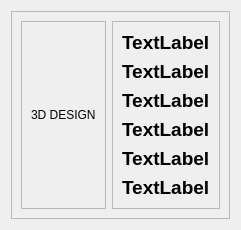
           <widget class="QWidget" name="manualjoy">
            <layout class="QHBoxLayout" name="horizontalLayout_12">
             <item>
              <widget class="QFrame" name="frame_17">
               <property name="frameShape">
                <enum>QFrame::StyledPanel</enum>
               </property>
               <property name="frameShadow">
                <enum>QFrame::Raised</enum>
               </property>
               <layout class="QHBoxLayout" name="horizontalLayout_13">
                <item>
                 <widget class="QFrame" name="frame_21">
                  <property name="frameShape">
                   <enum>QFrame::StyledPanel</enum>
                  </property>
                  <property name="frameShadow">
                   <enum>QFrame::Raised</enum>
                  </property>
                  <layout class="QHBoxLayout" name="horizontalLayout_14">
                   <item>
                    <widget class="QLabel" name="labelrob_2">
                     <property name="text">
                      <string>3D DESIGN</string>
                     </property>
                    </widget>
                   </item>
                  </layout>
                 </widget>
                </item>
                <item alignment="Qt::AlignHCenter">
                 <widget class="QFrame" name="frame_22">
                  <property name="frameShape">
                   <enum>QFrame::StyledPanel</enum>
                  </property>
                  <property name="frameShadow">
                   <enum>QFrame::Raised</enum>
                  </property>
                  <layout class="QVBoxLayout" name="verticalLayout_18">
                   <item>
                    <widget class="QLabel" name="label_26">
                     <property name="font">
                      <font>
                       <pointsize>14</pointsize>
                       <bold>true</bold>
                      </font>
                     </property>
                     <property name="text">
                      <string>TextLabel</string>
                     </property>
                    </widget>
                   </item>
                   <item>
                    <widget class="QLabel" name="label_27">
                     <property name="font">
                      <font>
                       <pointsize>14</pointsize>
                       <bold>true</bold>
                      </font>
                     </property>
                     <property name="text">
                      <string>TextLabel</string>
                     </property>
                    </widget>
                   </item>
                   <item>
                    <widget class="QLabel" name="label_28">
                     <property name="font">
                      <font>
                       <pointsize>14</pointsize>
                       <bold>true</bold>
                      </font>
                     </property>
                     <property name="text">
                      <string>TextLabel</string>
                     </property>
                    </widget>
                   </item>
                   <item>
                    <widget class="QLabel" name="label_29">
                     <property name="font">
                      <font>
                       <pointsize>14</pointsize>
                       <bold>true</bold>
                      </font>
                     </property>
                     <property name="text">
                      <string>TextLabel</string>
                     </property>
                    </widget>
                   </item>
                   <item>
                    <widget class="QLabel" name="label_30">
                     <property name="font">
                      <font>
                       <pointsize>14</pointsize>
                       <bold>true</bold>
                      </font>
                     </property>
                     <property name="text">
                      <string>TextLabel</string>
                     </property>
                    </widget>
                   </item>
                   <item>
                    <widget class="QLabel" name="label_31">
                     <property name="font">
                      <font>
                       <pointsize>14</pointsize>
                       <bold>true</bold>
                      </font>
                     </property>
                     <property name="text">
                      <string>TextLabel</string>
                     </property>
                    </widget>
                   </item>
                  </layout>
                 </widget>
                </item>
               </layout>
              </widget>
             </item>
            </layout>
           </widget>
